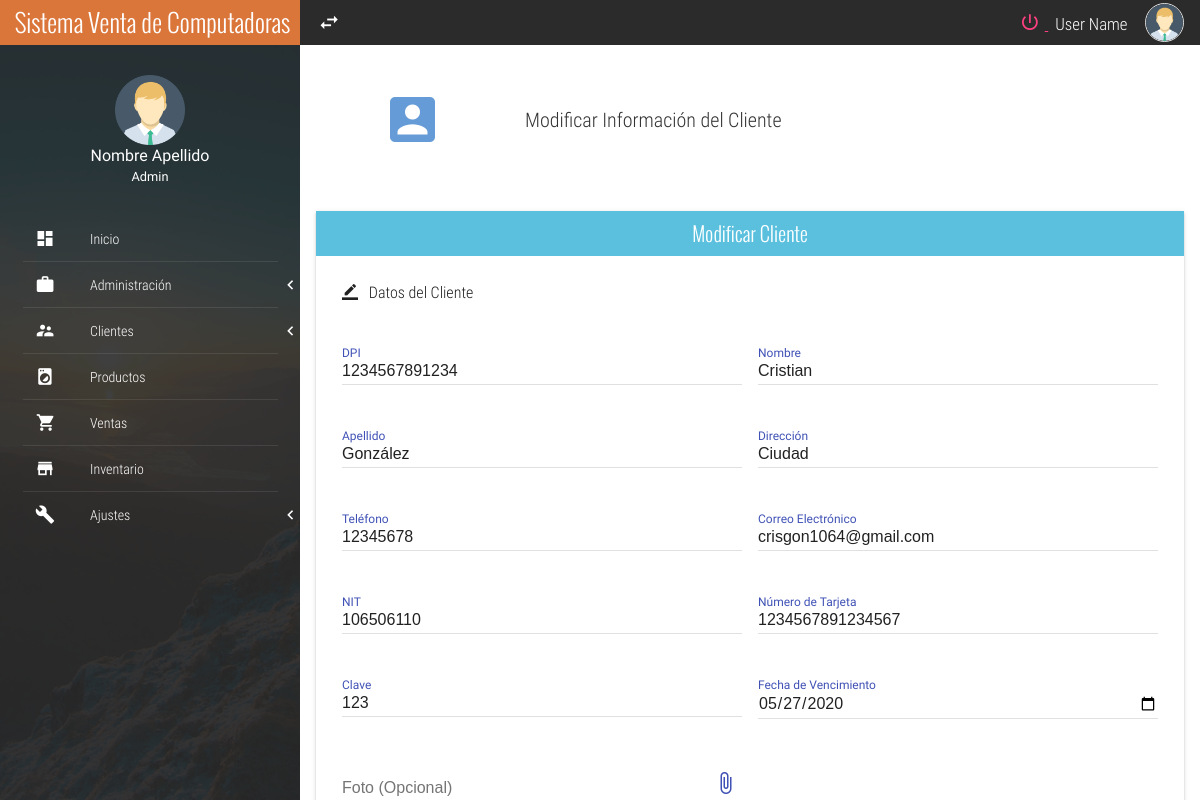
/modificar-cliente/1/, run on the app's committed database.
### TiendaEquipo/models.py (models this page shows, shortened)
class Cliente(models.Model):
    dpi = models.CharField(max_length=13, verbose_name="DPI", unique=True)
    nombre = models.CharField(max_length=30)
    apellido = models.CharField(max_length=30)
    direccion = models.CharField(max_length=50, verbose_name="Dirección")
    telefono = models.CharField(max_length=8, verbose_name="Teléfono")
    email = models.EmailField(verbose_name="Correo Electrónico")
    nit = models.CharField(max_length=9, verbose_name="NIT")
    tarjeta = models.CharField(max_length=16)
    clave = models.CharField(max_length=3)
    fecha_tarjeta = models.DateField(verbose_name="Vencimiento")
    foto = models.ImageField(null=True, blank=True)

### TiendaEquipo/views.py (the view)
# urls.py: path('modificar-cliente/<id>/', modificar_cliente, name="modificar_cliente"),
def modificar_cliente(request, id):
    cliente = Cliente.objects.get(id=id)
    data = {
        'form': FormularioCliente(instance=cliente)
    }
    if request.method == "POST":
        formulario = FormularioCliente(data=request.POST, instance=cliente, files=request.FILES)
        if formulario.is_valid():
            formulario.save()
            data['mensaje'] = 'Modificado Correctamente'
        data['form'] = FormularioCliente(instance=Cliente.objects.get(id=id))
    return render(request, 'TiendaEquipo/modificar_cliente.html', data)

### TiendaEquipo/templates/TiendaEquipo/modificar_cliente.html (shortened to what this page needs)
{% extends 'TiendaEquipo/base.html' %}
{% load static %}
{% block css %}
    <link rel="stylesheet" href="{% static 'TiendaEquipo/css/upload_file.css' %}">
{% endblock %}
{% block contenido %}
<section class="full-width header-well">
    <div class="full-width header-well-icon">
        <i class="zmdi zmdi-account-box"></i>
    </div>
    <div class="full-width header-well-text">
        <p class="text-condensedLight">
            Modificar Información del Cliente <br>
        </p>
    </div>
</section>
<div class="mdl-tabs mdl-js-tabs mdl-js-ripple-effect">
    <div class="mdl-grid">
        <div class="mdl-cell mdl-cell--12-col">
            <div class="full-width panel mdl-shadow--2dp">
                <div class="full-width panel-tittle bg-info text-center tittles">
                    Modificar Cliente
                </div>
                <div class="full-width panel-content">
                    <form action="" method="POST" enctype="multipart/form-data">{% csrf_token %}
                        <div class="mdl-grid">
                           <div class="mdl-cell mdl-cell--12-col">
                                <legend class="text-condensedLight"><i class="zmdi zmdi-border-color"></i> &nbsp; Datos del Cliente</legend><br>
                            </div>
                            {% for field in form %}
                                {% if field == form.foto %}
                                    <div class="mdl-cell mdl-cell--6-col mdl-cell--8-col-tablet">
                                        <div class="mdl-textfield mdl-js-textfield mdl-textfield--file">
                                            <input class="mdl-textfield__input" placeholder="Foto (Opcional)" type="text" id="uploadFile" readonly/>
                                            <div class="mdl-button mdl-button--primary mdl-button--icon mdl-button--file">
                                                <i class="zmdi zmdi-attachment-alt"></i>{{form.foto}}
                                            </div>
                                        </div>
                                    </div>
                                {% else %}
                                    <div class="mdl-cell mdl-cell--6-col mdl-cell--8-col-tablet">
                                        <div class="mdl-textfield mdl-js-textfield mdl-textfield--floating-label">
                                            <label class="mdl-textfield__label">{{ field.label }}</label>
                                            {{ field }}
                                        </div>
                                    </div>
                                {% endif %}
                            {% endfor %}
                        </div>
                    </form>
                </div>
            </div>
        </div>
    </div>
</div>
{% endblock %}

### TiendaEquipo/templates/TiendaEquipo/base.html (shortened to what this page needs)
{% load static %}
<!DOCTYPE html>
<html lang="es">
<head>
    <link rel="stylesheet" href="{% static 'TiendaEquipo/css/normalize.css' %}">
	<link rel="stylesheet" href="{% static 'TiendaEquipo/css/sweetalert2.css' %}">
	<link rel="stylesheet" href="{% static 'TiendaEquipo/css/material.min.css' %}">
	<link rel="stylesheet" href="{% static 'TiendaEquipo/css/material-design-iconic-font.min.css' %}">
	<link rel="stylesheet" href="{% static 'TiendaEquipo/css/jquery.mCustomScrollbar.css' %}">
	<link rel="stylesheet" href="{% static 'TiendaEquipo/css/main.css' %}">
    {% block css %}
    {% endblock %}
</head>
<body>
	<section class="full-width navLateral">
		<div class="full-width navLateral-bg btn-menu"></div>
		<div class="full-width navLateral-body">
			<div class="full-width navLateral-body-logo text-center tittles">
				 Sistema Venta de Computadoras
			</div>
			<figure class="full-width navLateral-body-tittle-menu">
				<div>
					<img src="{% static 'TiendaEquipo/assets/img/avatar-male.png' %}" alt="Avatar" class="img-responsive">
				</div>
				<figcaption>
					<span>
						Nombre Apellido<br>
						<small>Admin</small>
					</span>
				</figcaption>
			</figure>
			<nav class="full-width">
				<ul class="full-width list-unstyle menu-principal">
					<li class="full-width">
						<a href="{% url 'home' %}" class="full-width">
							<div class="navLateral-body-cl">
								<i class="zmdi zmdi-view-dashboard"></i>
							</div>
							<div class="navLateral-body-cr">
								Inicio
							</div>
						</a>
					</li>
					<li class="full-width divider-menu-h"></li>
					<li class="full-width">
						<a href="#!" class="full-width btn-subMenu">
							<div class="navLateral-body-cl">
								<i class="zmdi zmdi-case"></i>
							</div>
							<div class="navLateral-body-cr">
								Administración
							</div>
							<span class="zmdi zmdi-chevron-left"></span>
						</a>
					</li>
					<li class="full-width divider-menu-h"></li>
					<li class="full-width">
						<a href="#!" class="full-width btn-subMenu">
							<div class="navLateral-body-cl">
								<i class="zmdi zmdi-accounts-alt"></i>
							</div>
							<div class="navLateral-body-cr">
								Clientes
							</div>
							<span class="zmdi zmdi-chevron-left"></span>
						</a>
					</li>
					<li class="full-width divider-menu-h"></li>
					<li class="full-width">
						<a href="#" class="full-width">
							<div class="navLateral-body-cl">
								<i class="zmdi zmdi-washing-machine"></i>
							</div>
							<div class="navLateral-body-cr">
								Productos
							</div>
						</a>
					</li>
					<li class="full-width divider-menu-h"></li>
					<li class="full-width">
						<a href="#" class="full-width">
							<div class="navLateral-body-cl">
								<i class="zmdi zmdi-shopping-cart"></i>
							</div>
							<div class="navLateral-body-cr">
								Ventas
							</div>
						</a>
					</li>
					<li class="full-width divider-menu-h"></li>
					<li class="full-width">
						<a href="#" class="full-width">
							<div class="navLateral-body-cl">
								<i class="zmdi zmdi-store"></i>
							</div>
							<div class="navLateral-body-cr">
								Inventario
							</div>
						</a>
					</li>
					<li class="full-width divider-menu-h"></li>
					<li class="full-width">
						<a href="/admin/" class="full-width btn-subMenu">
							<div class="navLateral-body-cl">
								<i class="zmdi zmdi-wrench"></i>
							</div>
							<div class="navLateral-body-cr">
								Ajustes
							</div>
							<span class="zmdi zmdi-chevron-left"></span>
						</a>
					</li>
				</ul>
			</nav>
		</div>
    </section>
	<section class="full-width pageContent">
		<div class="full-width navBar">
			<div class="full-width navBar-options">
				<i class="zmdi zmdi-swap btn-menu" id="btn-menu"></i>
				<nav class="navBar-options-list">
					<ul class="list-unstyle">
						<a href="{% url 'logout' %}">
							<li class="btn-exit" id="btn-exit">
								<i class="zmdi zmdi-power"></i>
							</li>
						</a>
						<li class="text-condensedLight noLink" ><small>User Name</small></li>
						<li class="noLink">
							<figure>
								<img src="{% static 'TiendaEquipo/assets/img/avatar-male.png' %}" alt="Avatar" class="img-responsive">
							</figure>
						</li>
					</ul>
				</nav>
			</div>
		</div>
        {% block contenido %} {% endblock %}
	</section>
</body>
</html>

### TiendaEquipo/static/TiendaEquipo/css/main.css (style rules this page uses)
:root { --color-text: #3F51B5; --primary-color: #2B2B2C; --acent-color: #DB763B; }
html, body { width: 100%; height: 100%; margin: 0; padding: 0; font-size: 16px; font-family: "RobotoRegular"; position: relative; background-color: #fff; }
.text-condensedLight { font-family: "RobotoCondensedLight"; }
.text-center { text-align: center; }
.tittles { font-family: "OswaldLight"; }
.mdl-textfield { width: 100%; }
.full-width { margin: 0; padding: 0; width: 100%; box-sizing: border-box; }
.list-unstyle { margin: 0; padding: 0; list-style: none; box-sizing: border-box; }
.img-responsive { width: 100%; height: auto; }
.divider-menu-h { height: 0; border-top: 1px solid rgba(255, 255, 255, .09); width: 85%; margin: 0 auto; }
.panel { height: auto; }
.panel-tittle { height: 45px; display: block; line-height: 45px; color: #fff; font-size: 20px; }
.panel-content { display: block; padding: 10px; }
.header-well, .header-well-icon, .header-well-text { min-height: 150px; height: auto; }
.header-well { position: relative; }
.header-well-icon, .header-well-text { position: absolute; top: 0; color: #333; }
.header-well-icon { left: 0; width: 25%; }
.header-well-icon i, .header-well-text p { position: absolute; top: 50%; display: block; width: 100%; transform: translateY(-50%); }
.header-well-icon i { text-align: center; font-size: 60px; }
.header-well-text { right: 0; width: 75%; }
.header-well-text p { font-size: 20px; margin: 0; padding: 0; }
.bg-info { background-color: #5bc0de !important; }
.navBar { background-color: var(--primary-color); height: 45px; color: #fff; }
.navBar-options { line-height: 45px; height: 45px; position: absolute; width: 100%; top: 0; right: 0; padding: 0; transition: all .3s ease-in-out; }
.navBar-options .btn-menu, .navBar-options-list { line-height: 45px; position: absolute; top: 0; height: 45px; margin: 0; padding: 0; }
.navBar-options .btn-menu { width: 40px; left: 0; font-size: 23px; cursor: pointer; user-select: none; text-align: center; outline: none; margin-left: 9px; }
.navBar-options-list { right: 9px; }
.navBar-options-list .noLink { cursor: inherit !important; }
.navBar-options-list ul { height: 45px; }
.navBar-options-list ul li { height: 45px; line-height: 45px; cursor: pointer; display: inline-block; padding: 0 7px; font-size: 21px; -moz-user-select: none; -webkit-user-select: none; -ms-user-select: none; }
.navBar-options-list ul li { outline: none; }
.navBar-options-list ul li figure, .navBar-options-list ul li figure img { margin: 0; padding: 0; padding-top: 0; margin-top: 0; box-sizing: border-box; }
.navBar-options-list ul li figure { height: 45px; }
.navBar-options-list ul li figure img { border: 1px solid #E1E1E1; border-radius: 50%; width: 39px; height: 39px; margin-bottom: 3px; }
.navLateral, .navLateral-body, .navLateral-bg { position: absolute; top: 0; height: 100%; }
.navLateral { left: 0; width: 300px; z-index: 100; transition: all .3s ease-in-out; background-image: url("../assets/img/FontNavLateral.jpg"); background-size: cover; color: #fff; overflow: hidden; }
.navLateral-body { z-index: 82; left: 0; padding-bottom: 30px; background-color: rgba(43, 43, 44, .9); }
.navLateral-body-logo { height: 45px; line-height: 45px; color: #fff; width: 100%; font-size: 25px; background-color: var(--acent-color); }
.navLateral-body-cl, .navLateral-body-cr { box-sizing: border-box; height: 77px; float: left; margin: 0; padding: 0; position: relative; }
.navLateral-body-cl { width: 30%; }
.navLateral-body-cr { width: 70%; font-family: "RobotoCondensedLight"; }
.navLateral-body-tittle-menu { text-align: center; padding: 30px 0; }
.navLateral-body-tittle-menu img { max-width: 70px; }
.menu-principal li, .menu-principal li a { display: block; }
.menu-principal li a { height: 45px; color: #fff; position: relative; transition: all .3s ease-in-out; }
.menu-principal li a div.navLateral-body-cl, .menu-principal li a div.navLateral-body-cr { height: 45px; line-height: 45px; }
.menu-principal li a div.navLateral-body-cl { text-align: center; font-size: 20px; }
.btn-subMenu span { position: absolute; top: 0; right: 7px; line-height: 45px; height: 45px; font-size: 19px; }
.pageContent { padding-left: 300px; width: 100%; height: 100%; overflow: hidden; z-index: 77; background-color: #fff; transition: all .3s ease-in-out; }
.header-well-icon .zmdi-account-box { color: #659bd6; }

### data on the page
Cliente: form "1234567891234" "Cristian" "González" "Ciudad" "12345678" "crisgon1064@gmail.com" "106506110" "1234567891234567" "123" "05/27/2020"

### other printed values
{{ field.label }} "DPI" "Nombre" "Apellido" "Dirección" "Teléfono" "Correo Electrónico" "NIT" "Número de Tarjeta" "Clave" "Fecha de Vencimiento"
